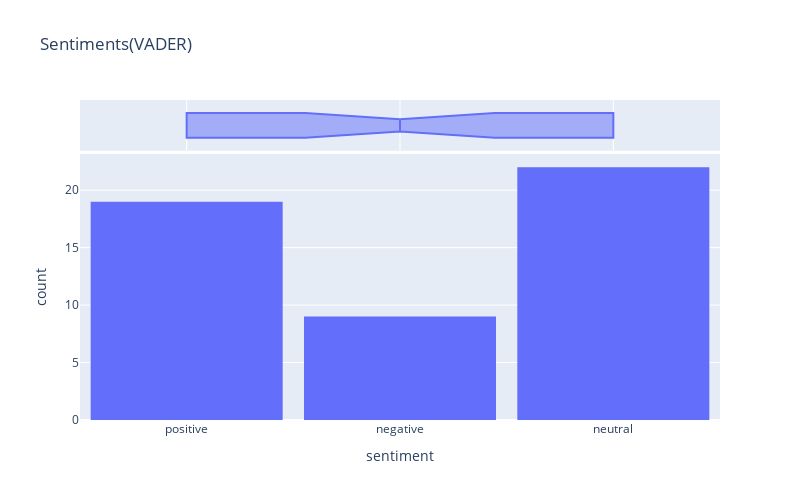

Notebook code cell kept with this figure:
### Code cell
fig = px.histogram(vaders,
                   x = 'sentiment',
                   marginal = 'box',
                   title = 'Sentiments(VADER)')
fig.update_layout(bargap=0.1)
fig.show()

### Figure 1 — Plotly figure (JSON) as saved in the notebook; plotly's stock layout.template omitted (floating-point values rounded to 4 significant figures)
{"data": [{"alignmentgroup": "True", "bingroup": "x", "hovertemplate": "sentiment=%{x}<br>count=%{y}<extra></extra>", "legendgroup": "", "marker": {"color": "#636efa", "pattern": {"shape": ""}}, "name": "", "offsetgroup": "", "orientation": "v", "showlegend": false, "type": "histogram", "x": ["positive", "negative", "positive", "positive", "neutral", "negative", "positive", "positive", "positive", "neutral", "neutral", "negative", "positive", "negative", "positive", "negative", "positive", "negative", "neutral", "positive", "neutral", "negative", "neutral", "neutral", "positive", "neutral", "negative", "positive", "negative", "positive", "neutral", "positive", "neutral", "neutral", "positive", "neutral", "positive", "neutral", "neutral", "neutral", "neutral", "neutral", "neutral", "positive", "neutral", "positive", "neutral", "positive", "neutral", "neutral"], "xaxis": "x", "yaxis": "y"}, {"alignmentgroup": "True", "hovertemplate": "sentiment=%{x}<extra></extra>", "legendgroup": "", "marker": {"color": "#636efa"}, "name": "", "notched": true, "offsetgroup": "", "showlegend": false, "type": "box", "x": ["positive", "negative", "positive", "positive", "neutral", "negative", "positive", "positive", "positive", "neutral", "neutral", "negative", "positive", "negative", "positive", "negative", "positive", "negative", "neutral", "positive", "neutral", "negative", "neutral", "neutral", "positive", "neutral", "negative", "positive", "negative", "positive", "neutral", "positive", "neutral", "neutral", "positive", "neutral", "positive", "neutral", "neutral", "neutral", "neutral", "neutral", "neutral", "positive", "neutral", "positive", "neutral", "positive", "neutral", "neutral"], "xaxis": "x2", "yaxis": "y2"}], "layout": {"bargap": 0.1, "barmode": "relative", "height": 500, "legend": {"tracegroupgap": 0}, "title": {"text": "Sentiments(VADER)"}, "width": 800, "xaxis": {"anchor": "y", "autorange": true, "domain": [0, 1], "range": [-0.5, 2.5], "title": {"text": "sentiment"}, "type": "category"}, "xaxis2": {"anchor": "y2", "autorange": true, "domain": [0, 1], "matches": "x", "range": [-0.5, 2.5], "showgrid": true, "showticklabels": false, "type": "category"}, "yaxis": {"anchor": "x", "autorange": true, "domain": [0, 0.8316], "range": [0, 23.16], "title": {"text": "count"}}, "yaxis2": {"anchor": "x2", "autorange": true, "domain": [0.8416, 1], "matches": "y2", "range": [-0.5, 0.5], "showgrid": false, "showline": false, "showticklabels": false, "ticks": "", "type": "category"}}}
